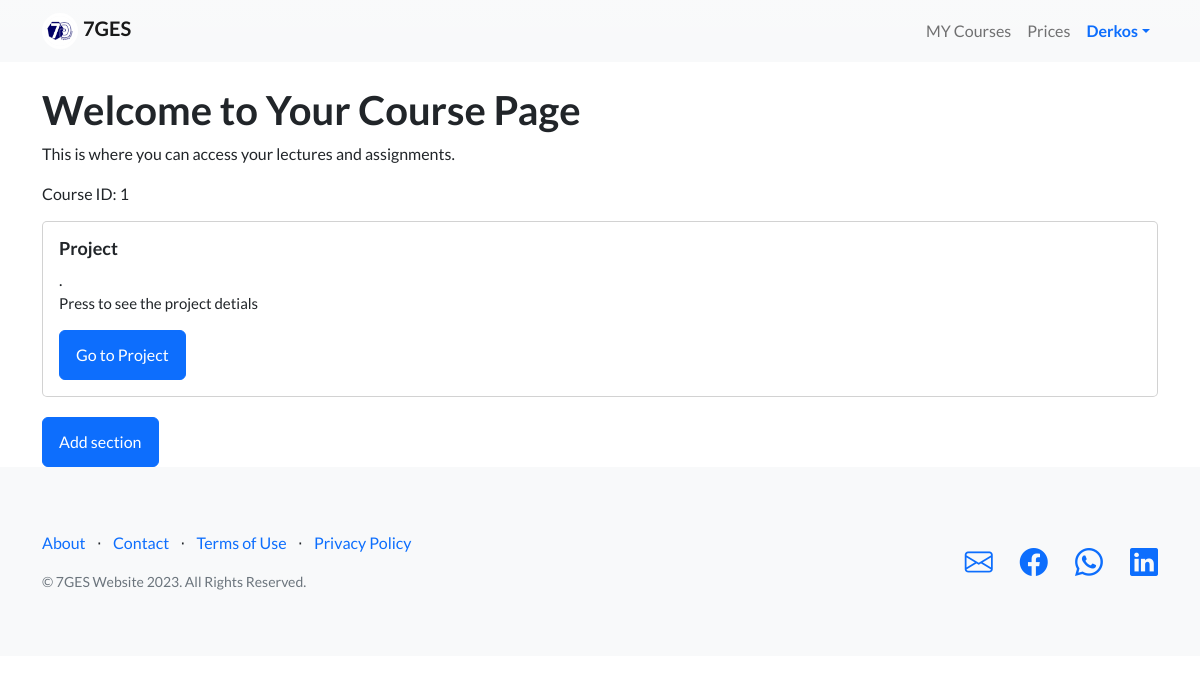
The page /coursecontent.php?course_id=1 on the database as committed earlier.
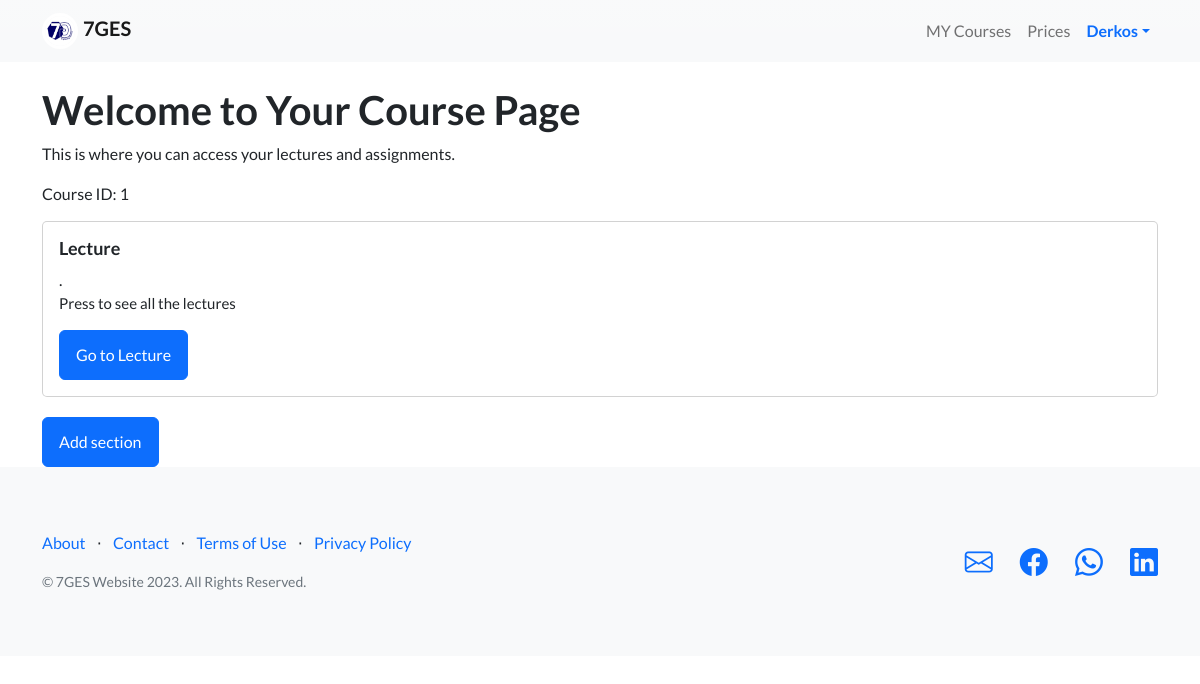
The same page on the database as committed later.
### tables this page shows
CREATE TABLE `section_table` (
  `ID` int(11) NOT NULL,
  `name` varchar(100) NOT NULL,
  `courseID` int(11) NOT NULL,
  `detials` varchar(200) NOT NULL
);

### classsection.php (called while the page is built, shortened)
<?php
class section {
    public static function connect(){
        $conn=new PDO("mysql:host=localhost;dbname=miu","root","");
        return $conn;
    }
    public static function selectByCourse($courseID) {
        $conn = section::connect();
        $query = "SELECT * FROM section_table WHERE courseID = ?";
        $list = $conn->prepare($query);
        $list->execute(array($courseID));
        $fetch = $list->fetchAll(PDO::FETCH_ASSOC);
        return $fetch;
    }
}
?>

### coursecontent.php (the view, shortened to what this page needs)
<!DOCTYPE html>
<html lang="en">
    <head>
        <link href="https://cdn.jsdelivr.net/npm/bootstrap-icons@1.5.0/font/bootstrap-icons.css" rel="stylesheet" type="text/css" />
        <link href="static/css/styles.css" rel="stylesheet" />
    </head>
<body>
<?php
            include("navbar.php")
        ?>
<div class="container mt-4">
    <h1>Welcome to Your Course Page</h1>
    <p>This is where you can access your lectures and assignments.</p>
    <?php
    if (isset($_GET['course_id'])) {
        $course_id = $_GET['course_id'];
        echo "Course ID: " . $course_id;
    }
    require './classsection.php';
    if(count(section::selectByCourse($course_id))>0){
        $fetch =section::selectByCourse($course_id);
        foreach ($fetch as $value){
    echo '<div class="card">';
    echo '    <div class="card-body">';
    echo '        <h5 class="card-title">'.$value['name'].'</h5>.';
    echo '        <p class="card-text">'.$value['detials'].'</p>';
    echo '        <a href="content.php?title=' . $value['name'] . '&sectionID=' . $value['ID'] . '" class="btn btn-primary">Go to ' . $value['name'] . '</a>';
    echo '    </div>';
    echo '</div>';
        }}
    ?>
    <div id="addSectionButtonContainer">
        <button type="button" class="btn btn-primary" id="showFormButton">Add section</button>
    </div>
</div>
    <?php
            include("footer.php")
        ?>
</body>
</html>

### navbar.php (shortened to what this page needs)
<nav class="navbar navbar-expand-lg navbar-light bg-light bg-gradient static-top">
            <div class="container">
                <a class="navbar-brand fw-bold" href="index.html">
                    <img class="logo" src="static/assets/logo.jpg">7GES
                </a>
                <div class="collapse navbar-collapse" id="navbarSupportedContent">
                    <ul class="navbar-nav ms-auto mb-2 mb-lg-0">
                        <li class="nav-item"><a class="nav-link" href="mycourses.php">MY Courses</a></li>
                        <li class="nav-item"><a class="nav-link" href="#">Prices</a></li>
                        <li class="nav-item dropdown">
                            <a class="nav-link dropdown-toggle text-primary fw-bold" id="navbarDropdown" href="#" role="button" data-bs-toggle="dropdown" aria-expanded="false">Derkos</a>
                        </li>
                    </ul>
                </div>
            </div>
        </nav>

### footer.php
<footer class="footer bg-light">
            <div class="container">
                <div class="row">
                    <div class="col-lg-6 h-100 text-center text-lg-start my-auto">
                        <ul class="list-inline mb-3">
                            <li class="list-inline-item"><a href="#!">About</a></li>
                            <li class="list-inline-item">⋅</li>
                            <li class="list-inline-item"><a href="#!">Contact</a></li>
                            <li class="list-inline-item">⋅</li>
                            <li class="list-inline-item"><a href="#!">Terms of Use</a></li>
                            <li class="list-inline-item">⋅</li>
                            <li class="list-inline-item"><a href="#!">Privacy Policy</a></li>
                        </ul>
                        <p class="text-muted small mb-4 mb-lg-0">&copy; 7GES Website 2023. All Rights Reserved.</p>
                    </div>
                    <div class="col-lg-6 h-100 text-center text-lg-end my-auto">
                        <ul class="list-inline mb-0">
                            <li class="list-inline-item me-4">
                                <a href="#!"><i class="bi-envelope fs-3"></i></a>
                            </li>
                            <li class="list-inline-item me-4">
                                <a href="#!"><i class="bi-facebook fs-3"></i></a>
                            </li>
                            <li class="list-inline-item me-4">
                                <a href="#!"><i class="bi-whatsapp fs-3"></i></a>
                            </li>
                            <li class="list-inline-item">
                                <a href="#!"><i class="bi-linkedin fs-3"></i></a>
                            </li>
                        </ul>
                    </div>
                </div>
            </div>
        </footer>

### coursecontent.php (style rules this page uses)
.card { margin-top: 15px; }

Rows that differ between the two databases and show on the page:
changed section_table: name "Project" → "Lecture"; detials "Press to see the project detials" → "Press to see all the lectures"
